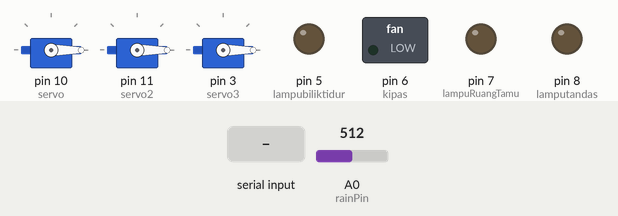
The sketch below on a simulated Arduino Uno, built with avr-gcc and run on an emulated ATmega328P. On the bench: 3 × servo, switched loads named in the sketch (green lamp = pin HIGH), output pins drawn as LEDs (lit = HIGH). Inputs (shaded band) come from the test bench; at power-on: A0 (rainPin) = 512. What the sketch prints to the serial monitor is not drawn.

Above: at 1.2 s.
1.3 s: A0 (rainPin) set to 483
At 2.2 s:
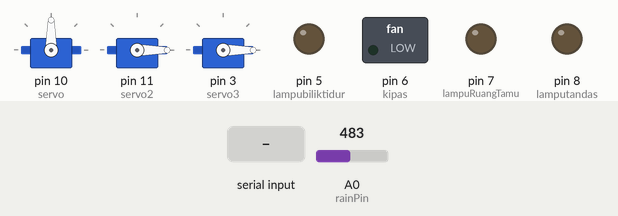
3.0 s: "1" received over Serial
At 3.4 s:
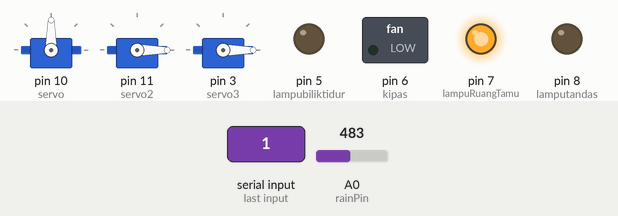
4.5 s: "3" received over Serial
At 5.7 s:
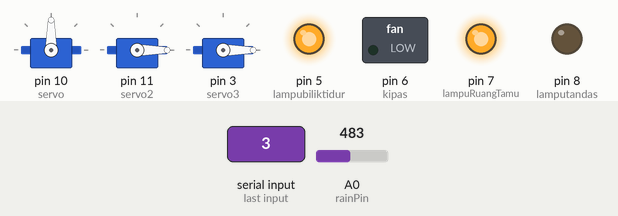
6.0 s: "0" received over Serial
At 7.0 s:
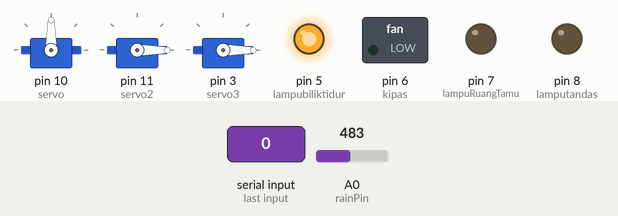
7.5 s: A0 (rainPin) set to 510
At 8.2 s:
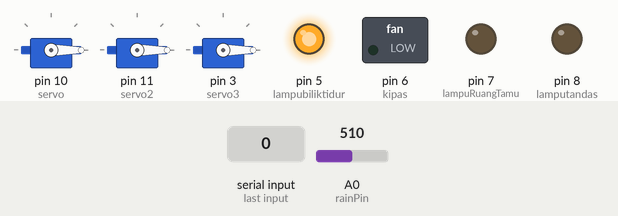
9.0 s: "5" received over Serial
At 9.4 s:
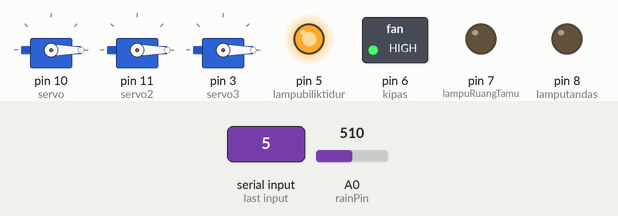
Timing chart, 0 to 11.5 s (numbered marks = the images above; inputs shaded):
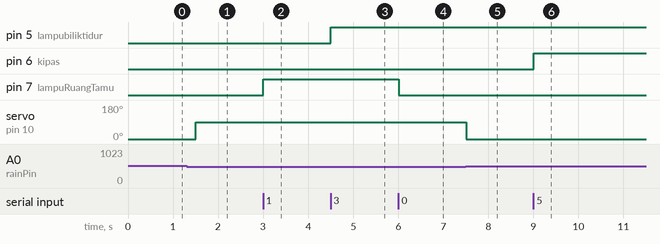

The sketch:

a_global.ino
```cpp
//Global

const int lampuRuangTamu=7;
const int lampubiliktidur=5;
const int kipas=6;
const int lamputandas=8;
#include<Servo.h>
Servo servo;
Servo servo2;
Servo servo3;
int pos=0;

int stateled = 0;
int statelampubiliktidur = 0;
int statekipas = 0;
int statelamputandas = 0;
int statepintupagar =0;
int state;

int rainPin = A0;
```

b_Setup.ino
```cpp
//Void Setup

void setup() {

 pinMode(lampuRuangTamu, OUTPUT);
 pinMode(lampubiliktidur, OUTPUT);
 pinMode(lamputandas, OUTPUT);
 pinMode(kipas, OUTPUT);
 servo.attach(10);
 servo.write(0);
 servo2.attach(11);
 servo2.write(0);
 servo3.attach(3);
 servo3.write(0);

 digitalWrite(lampubiliktidur, LOW);
 digitalWrite(lampuRuangTamu, LOW);
 digitalWrite(kipas, LOW);
 digitalWrite(lamputandas, LOW);

 pinMode(rainPin, INPUT);
 Serial.begin(9600); // Default communication rate of the Bluetooth module
}
```

c_Loop.ino
```cpp
//Loop

void loop() {
  serialCheck();
  Suis();
}
```

d_Suis.ino
```cpp
void Suis(){
 if (state == '0') {
 digitalWrite(lampuRuangTamu, LOW); // Turn LED OFF
 Serial.println("OFF"); // Send back, to the phone, the String "LED: ON"
 stateled = 0;
 }
 else if (state == '1') {
 digitalWrite(lampuRuangTamu, HIGH);
 stateled = 0;
 }
 else if(state == '2'){
 digitalWrite(lampubiliktidur,LOW);
 statelampubiliktidur = 2;
 }
 else if(state == '3'){
 digitalWrite(lampubiliktidur,HIGH);
 statelampubiliktidur =2;
 }
 else if(state == '4'){
 digitalWrite(kipas,LOW);
 statekipas = 4;
 }
 else if(state == '5'){
 digitalWrite(kipas,HIGH);
 statekipas =4;
 }
 else if(state == '6'){
 digitalWrite(lamputandas,HIGH);
 statelamputandas =6;
 }
 else if(state == '7'){
 digitalWrite(lamputandas,LOW);
 statelamputandas =6;
 }
 else if(state == '8'){
 for(pos=0;pos<180;pos++)
 {
  servo2.write(pos);
  servo3.write(pos);
 }
 statepintupagar =8;
 }else if(state == '9'){
  for(pos=180;pos>0;pos--)
 {
  servo2.write(pos);
  servo3.write(pos);
 }
 statepintupagar =8;
 }
 int sensorValue = analogRead(rainPin);
 if(sensorValue < 500){
   servo.write(90);
   Serial.print("Ampaian telah ditarik ke dalam kerana hujan");
 }
 else {
   servo.write(0);
   Serial.print("Kerana belum hujan, baju masih dijemur");
  }
 delay(500);
}
```

e_Serial_Check.ino
```cpp
void serialCheck(){
if(Serial.available() > 0)
 state = Serial.read();
}
```

Measured:
- the behaviour switches between 500 and 499 on A0 (rainPin) (found by bisection; images 0 and 1)
- after the input at 1.3 s, servo on pin 10 (servo): 0° → 90° after 0.20 s
- after the input at 3.0 s, pin 7 (lampuRuangTamu): LOW → HIGH at once
- after the input at 4.5 s, pin 5 (lampubiliktidur): LOW → HIGH at once
- after the input at 6.0 s, pin 7 (lampuRuangTamu): HIGH → LOW at once
- after the input at 7.5 s, servo on pin 10 (servo): 90° → 0° at once
- after the input at 9.0 s, pin 6 (kipas): LOW → HIGH at once
